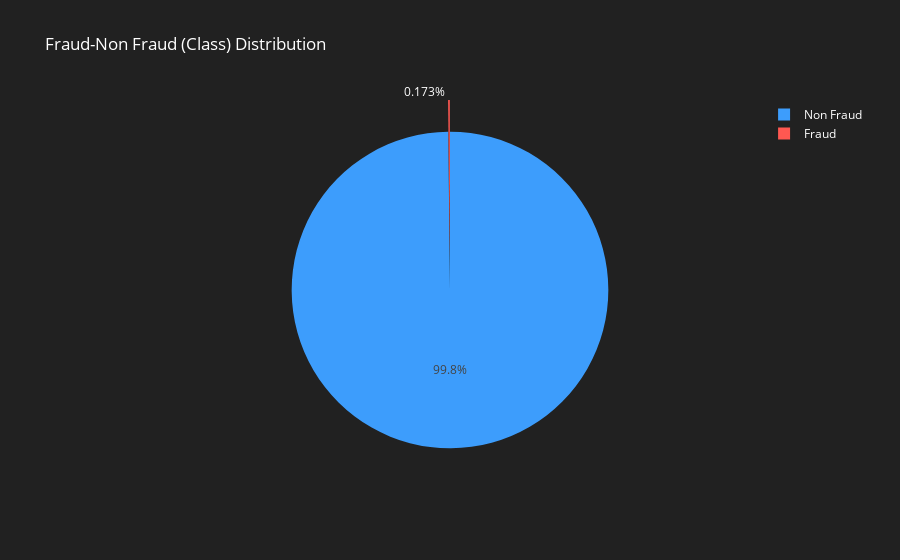

Notebook code for this chart:
### Code cell
# Pie chart
fig = go.Figure(data=[go.Pie(labels=["Non Fraud", "Fraud"], values=df['Class'].value_counts(), pull=[0, 0.2])])
fig.update_layout(title_text="Fraud-Non Fraud (Class) Distribution", plot_bgcolor=colors[3], paper_bgcolor=colors[4], font_color=colors[5])
fig.update_traces(marker=dict(colors=[colors[1], colors[0]]))
fig.show()

### Figure 1 — Plotly figure (JSON) as saved in the notebook; plotly's stock layout.template omitted (floating-point values rounded to 4 significant figures)
{"data": [{"labels": ["Non Fraud", "Fraud"], "pull": [0, 0.2], "values": [284315, 492], "type": "pie", "marker": {"colors": ["#3d9dfc", "#FF5851"]}}], "layout": {"title": {"text": "Fraud-Non Fraud (Class) Distribution"}, "font": {"color": "#ffffff"}, "plot_bgcolor": "#494a49", "paper_bgcolor": "#212121", "autosize": true}}
